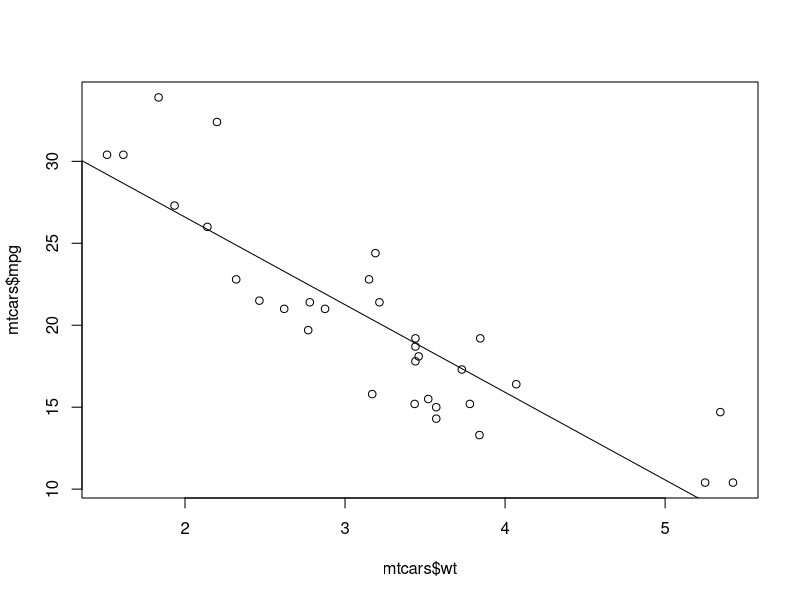
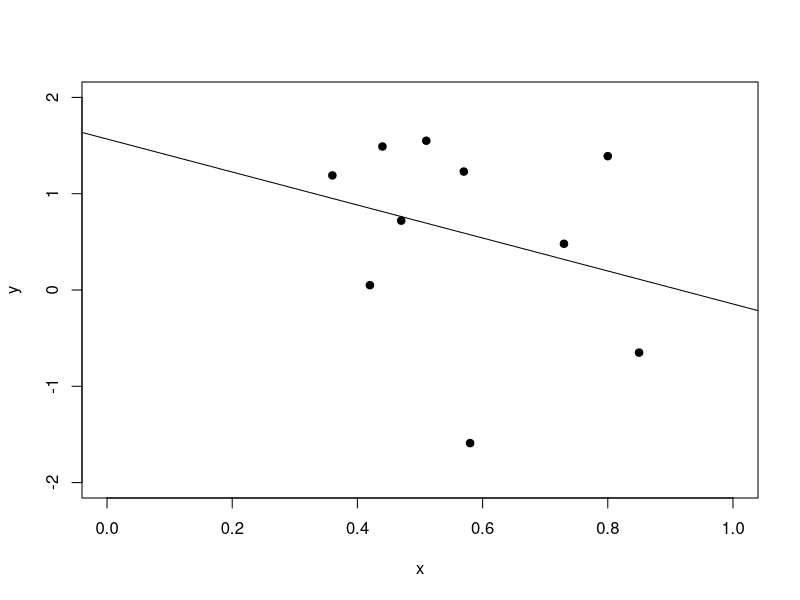

These charts were generated, in order, by the following R code:
#### This code is for Quiz 1 of the Coursera course "Regression Models"
#### Date: August 11, 2014
#### Author: Mark Dakkak

######### Q1)
x <- c(0.18, -1.54, 0.42, 0.95)
w <- c(2, 1, 3, 1)

######### Q2)
x <- c(0.8, 0.47, 0.51, 0.73, 0.36, 0.58, 0.57, 0.85, 0.44, 0.42)
y <- c(1.39, 0.72, 1.55, 0.48, 1.19, -1.59, 1.23, -0.65, 1.49, 0.05)

x %*% y
        ## 2.9227
x %*% x
        ## 3.5373

(x %*% y) / (x %*% x)

######### Q3)
library(datasets)
data(mtcars)

names(mtcars)
plot(mtcars$wt,mtcars$mpg)
abline(coef(lm(mtcars$mpg ~ mtcars$wt))[1],coef(lm(mtcars$mpg ~ mtcars$wt))[2])
lm(mtcars$mpg ~ mtcars$wt)

######### Q6)
x <- c(8.58, 10.46, 9.01, 9.64, 8.86)
(x[1]-mean(x))/sd(x)

######### Q7)
x <- c(0.8, 0.47, 0.51, 0.73, 0.36, 0.58, 0.57, 0.85, 0.44, 0.42)
y <- c(1.39, 0.72, 1.55, 0.48, 1.19, -1.59, 1.23, -0.65, 1.49, 0.05)

plot(x, y, pch=19, xlim=c(0,1), ylim=c(-2,2))
abline(coef(lm(y~x))[1],coef(lm(y~x))[2])
lm(y ~ x)

######### Q9)
x <- c(0.8, 0.47, 0.51, 0.73, 0.36, 0.58, 0.57, 0.85, 0.44, 0.42)
mean(x)
